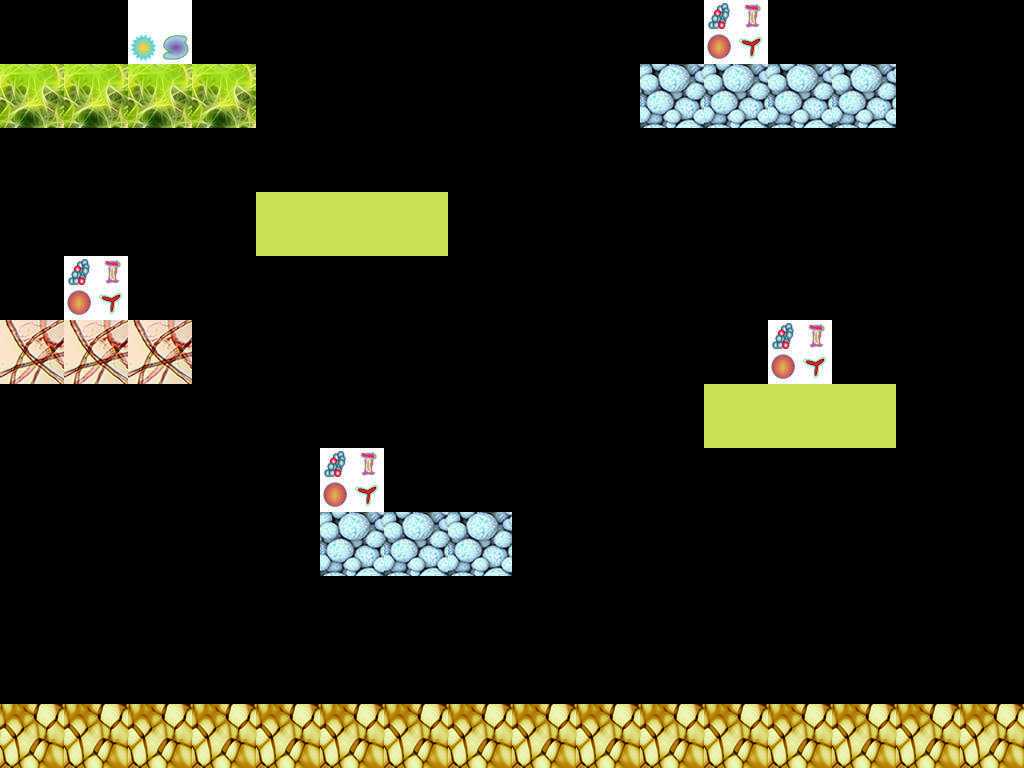

A 2D game scene composited from a Tiled map and its tileset images. What follows is a short description and the map's XML, with every tile layer's data as written:
An orthogonal 16x12 tile map with 64x64 px tiles, 1 tile layer (Capa de patrones 2), 2 tilesets and 9 objects (7x citrus.objects.platformer.box2d.Platform, citrus.objects.platformer.box2d.Hero, citrus.objects.platformer.box2d.Enemy).

<map version="1.0" orientation="orthogonal" width="16" height="12" tilewidth="64" tileheight="64">
 <tileset firstgid="1" name="graph02" tilewidth="64" tileheight="64">
  <image source="tilemap_01.png" width="265" height="199" />
 </tileset>
 <tileset firstgid="13" name="patrones2" tilewidth="64" tileheight="64">
  <image source="tilemap_02.png" width="265" height="199" />
 </tileset>
 <layer name="Capa de patrones 2" width="16" height="12">
  <data>
   <tile gid="0" />
   <tile gid="0" />
   <tile gid="23" />
   <tile gid="0" />
   <tile gid="0" />
   <tile gid="0" />
   <tile gid="0" />
   <tile gid="0" />
   <tile gid="0" />
   <tile gid="0" />
   <tile gid="0" />
   <tile gid="24" />
   <tile gid="0" />
   <tile gid="0" />
   <tile gid="0" />
   <tile gid="0" />
   <tile gid="14" />
   <tile gid="14" />
   <tile gid="14" />
   <tile gid="14" />
   <tile gid="0" />
   <tile gid="0" />
   <tile gid="0" />
   <tile gid="0" />
   <tile gid="0" />
   <tile gid="0" />
   <tile gid="18" />
   <tile gid="18" />
   <tile gid="18" />
   <tile gid="18" />
   <tile gid="0" />
   <tile gid="0" />
   <tile gid="0" />
   <tile gid="0" />
   <tile gid="0" />
   <tile gid="0" />
   <tile gid="0" />
   <tile gid="0" />
   <tile gid="0" />
   <tile gid="0" />
   <tile gid="0" />
   <tile gid="0" />
   <tile gid="0" />
   <tile gid="0" />
   <tile gid="0" />
   <tile gid="0" />
   <tile gid="0" />
   <tile gid="0" />
   <tile gid="0" />
   <tile gid="0" />
   <tile gid="0" />
   <tile gid="0" />
   <tile gid="19" />
   <tile gid="19" />
   <tile gid="19" />
   <tile gid="0" />
   <tile gid="0" />
   <tile gid="0" />
   <tile gid="0" />
   <tile gid="0" />
   <tile gid="0" />
   <tile gid="0" />
   <tile gid="0" />
   <tile gid="0" />
   <tile gid="0" />
   <tile gid="24" />
   <tile gid="0" />
   <tile gid="0" />
   <tile gid="0" />
   <tile gid="0" />
   <tile gid="0" />
   <tile gid="0" />
   <tile gid="0" />
   <tile gid="0" />
   <tile gid="0" />
   <tile gid="0" />
   <tile gid="0" />
   <tile gid="0" />
   <tile gid="0" />
   <tile gid="0" />
   <tile gid="20" />
   <tile gid="20" />
   <tile gid="20" />
   <tile gid="0" />
   <tile gid="0" />
   <tile gid="0" />
   <tile gid="0" />
   <tile gid="0" />
   <tile gid="0" />
   <tile gid="0" />
   <tile gid="0" />
   <tile gid="0" />
   <tile gid="24" />
   <tile gid="0" />
   <tile gid="0" />
   <tile gid="0" />
   <tile gid="0" />
   <tile gid="0" />
   <tile gid="0" />
   <tile gid="0" />
   <tile gid="0" />
   <tile gid="0" />
   <tile gid="0" />
   <tile gid="0" />
   <tile gid="0" />
   <tile gid="0" />
   <tile gid="0" />
   <tile gid="19" />
   <tile gid="19" />
   <tile gid="19" />
   <tile gid="0" />
   <tile gid="0" />
   <tile gid="0" />
   <tile gid="0" />
   <tile gid="0" />
   <tile gid="0" />
   <tile gid="0" />
   <tile gid="24" />
   <tile gid="0" />
   <tile gid="0" />
   <tile gid="0" />
   <tile gid="0" />
   <tile gid="0" />
   <tile gid="0" />
   <tile gid="0" />
   <tile gid="0" />
   <tile gid="0" />
   <tile gid="0" />
   <tile gid="0" />
   <tile gid="0" />
   <tile gid="0" />
   <tile gid="0" />
   <tile gid="0" />
   <tile gid="18" />
   <tile gid="18" />
   <tile gid="18" />
   <tile gid="0" />
   <tile gid="0" />
   <tile gid="0" />
   <tile gid="0" />
   <tile gid="0" />
   <tile gid="0" />
   <tile gid="0" />
   <tile gid="0" />
   <tile gid="0" />
   <tile gid="0" />
   <tile gid="0" />
   <tile gid="0" />
   <tile gid="0" />
   <tile gid="0" />
   <tile gid="0" />
   <tile gid="0" />
   <tile gid="0" />
   <tile gid="0" />
   <tile gid="0" />
   <tile gid="0" />
   <tile gid="0" />
   <tile gid="0" />
   <tile gid="0" />
   <tile gid="0" />
   <tile gid="0" />
   <tile gid="0" />
   <tile gid="0" />
   <tile gid="0" />
   <tile gid="0" />
   <tile gid="0" />
   <tile gid="0" />
   <tile gid="0" />
   <tile gid="0" />
   <tile gid="0" />
   <tile gid="0" />
   <tile gid="0" />
   <tile gid="0" />
   <tile gid="0" />
   <tile gid="0" />
   <tile gid="0" />
   <tile gid="15" />
   <tile gid="15" />
   <tile gid="15" />
   <tile gid="15" />
   <tile gid="15" />
   <tile gid="15" />
   <tile gid="15" />
   <tile gid="15" />
   <tile gid="15" />
   <tile gid="15" />
   <tile gid="15" />
   <tile gid="15" />
   <tile gid="15" />
   <tile gid="15" />
   <tile gid="15" />
   <tile gid="15" />
  </data>
 </layer>
 <objectgroup name="Capa de Objetos 1" width="16" height="12">
  <object name="hero" type="citrus.objects.platformer.box2d.Hero" x="0" y="640" width="64" height="64" />
  <object name="enemy" type="citrus.objects.platformer.box2d.Enemy" x="704" y="640" width="64" height="64" />
  <object type="citrus.objects.platformer.box2d.Platform" x="320" y="512" width="192" height="64" />
  <object type="citrus.objects.platformer.box2d.Platform" x="704" y="384" width="192" height="64" />
  <object type="citrus.objects.platformer.box2d.Platform" x="0" y="320" width="192" height="64" />
  <object type="citrus.objects.platformer.box2d.Platform" x="256" y="192" width="192" height="64" />
  <object type="citrus.objects.platformer.box2d.Platform" x="640" y="64" width="256" height="64" />
  <object type="citrus.objects.platformer.box2d.Platform" x="0" y="64" width="256" height="64" />
  <object type="citrus.objects.platformer.box2d.Platform" x="0" y="704" width="1024" height="64" />
 </objectgroup>
</map>